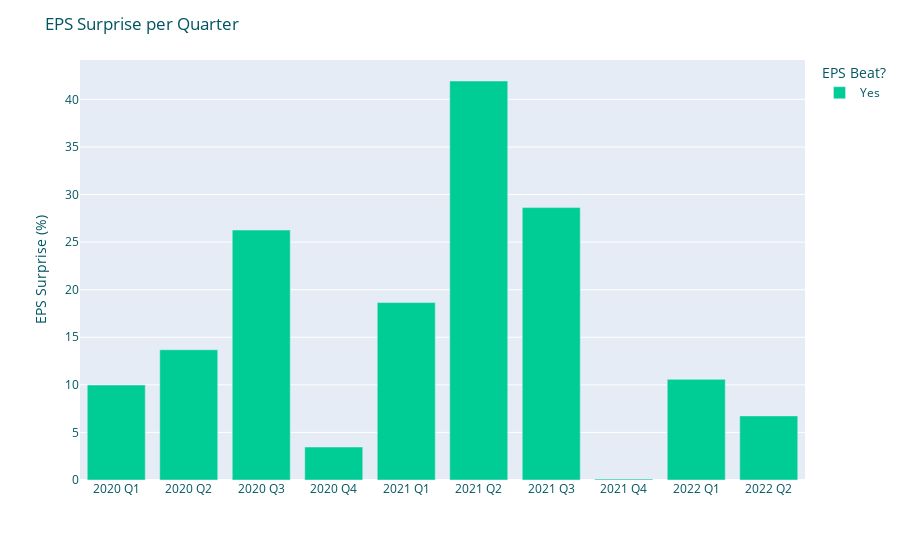

The code cell stored with this chart in its notebook:
### Code cell
fig_eps_surprise

### Figure 1 — Plotly figure (JSON) as saved in the notebook; plotly's stock layout.template omitted (floating-point values rounded to 4 significant figures)
{"data": [{"alignmentgroup": "True", "hovertemplate": "EPS Beat?=Yes<br>=%{x}<br>EPS Surprise (%)=%{y}<extra></extra>", "legendgroup": "Yes", "marker": {"color": "#00cc96", "pattern": {"shape": ""}}, "name": "Yes", "offsetgroup": "Yes", "orientation": "v", "showlegend": true, "textposition": "auto", "type": "bar", "x": ["2020 Q1", "2020 Q2", "2020 Q3", "2020 Q4", "2021 Q1", "2021 Q2", "2021 Q3", "2021 Q4", "2022 Q1", "2022 Q2"], "xaxis": "x", "y": [9.985, 13.69, 26.27, 3.468, 18.64, 41.93, 28.63, 0.09865, 10.58, 6.738], "yaxis": "y"}], "layout": {"barmode": "relative", "font": {"color": "#015560"}, "legend": {"title": {"text": "EPS Beat?"}, "tracegroupgap": 0}, "margin": {"t": 60}, "title": {"text": "EPS Surprise per Quarter"}, "xaxis": {"anchor": "y", "categoryarray": ["2020 Q1", "2020 Q2", "2020 Q3", "2020 Q4", "2021 Q1", "2021 Q2", "2021 Q3", "2021 Q4", "2022 Q1", "2022 Q2"], "categoryorder": "array", "domain": [0, 1], "title": {"text": ""}}, "yaxis": {"anchor": "x", "domain": [0, 1], "title": {"text": "EPS Surprise (%)"}}}}
